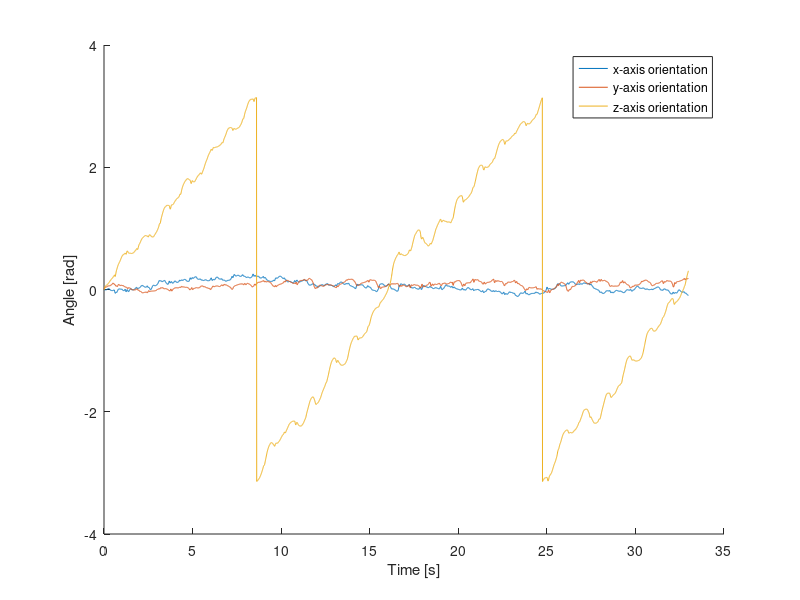

Source code (MATLAB): (Note: this script raises an error after producing the figure.)
%% Homework 2
clc, close all, clear all

%% 1.a

load('HW2.1.mat');
fs = 1/(timestep(2)-timestep(1));
T = 1/fs;

%% 1.a.3

angles = zeros(size(G));
for n = 2:length(angles)
    angles(:, n) = angles(:, n-1) + G(:, n)/fs;
end

for n = 0:0.001:3.14
    aa = [cos(n) 0 sin(n); 0 1 0 ; -sin(n) 0 cos(n)]*angles;
    avgang(round(1+1000*n)) = mean(abs(aa(1, :)));
end
[~, rotang1] = min(avgang);
rotang1 = rotang1/1000;
rotmat1 = [cos(rotang1) 0 sin(rotang1); 0 1 0 ; -sin(rotang1) 0 cos(rotang1)];
angles = rotmat1*angles;
angles = mod(angles+pi, 2*pi) - pi;
G_rot = rotmat1*G;

figure(3); hold on;
plot(timestep, angles')
xlabel('Time [s]'); ylabel('Angle [rad]')
legend('x-axis orientation', 'y-axis orientation', 'z-axis orientation')

%% 1.a.1



Acc = rotmat1*A;

A_abs = sum(Acc.^2).^0.5;
A_abshorz = sum(Acc(1:2, :).^2).^0.5; % absolute value of the acceleration on the horizontal plane
A_locmean = movmean(A_abshorz, [15 15]);
A_locvariance = movmean((A_abshorz - A_locmean).^2, [15 15]);

h = [1/2 1/2];
binomialCoeff = conv(h,h);
for n = 1:150
    binomialCoeff = conv(binomialCoeff,h);
end

[peak, peakind] = findpeaks(conv(A_locvariance, binomialCoeff));
[vall, vallind] = findpeaks(-conv(A_locvariance, binomialCoeff));
vall = -vall;

N_steps = length(vall);     % this is the estimated number of steps


figure(1);
hold on;
plot(peakind, peak, 'o')
plot(vallind, vall, 'o')
plot([zeros(1, (length(binomialCoeff)-1)/2) A_locvariance])
plot(conv(A_locvariance, binomialCoeff))
xlabel('Time instants'); ylabel('Local acceleration variance [m^2 s^-4]');
legend('Local acc. var. peaks', 'Local acc. var. valleys', 'Local acc. variance', 'Smoothed loc. acc. var.')

%% 1.a.2


Atilde = lowpass(A_abshorz, 3, fs);

aux1 = movmax(Atilde, 15);
aux2 = movmin(Atilde, 15);
for n = 1:length(vall)    
    SL(n) = (aux1(vallind(n)-(length(binomialCoeff)-1)/2) - aux2(vallind(n)-(length(binomialCoeff)-1)/2))^0.25;
end
SL = SL/mean(SL)*0.8;

figure(2)
hold on;
plot(mean(SL)*ones(size(SL)), ':')
plot(SL, 'o')
plot(SL, '-.')
ylim([0, max(SL)+0.2])
legend('Avg. step length')
xlabel('Step number'); ylabel('Step length')

%% 1.a.4

positions = zeros(2, N_steps+1);
for i = 1:N_steps
    positions(1, 1+i) = positions(1, i) + SL(i)*cos(angles(3, vallind(i)-(length(binomialCoeff)-1)/2));
    positions(2, 1+i) = positions(2, i) + SL(i)*sin(angles(3, vallind(i)-(length(binomialCoeff)-1)/2));
end
radius = sum(mean(positions').^2)^0.5;  % this is the radius of the positions 
% computing the LS circle parameters
ac=[positions(1, :)' positions(2, :)' ones(size(positions(1, :)'))]\[-(positions(1, :)'.^2+positions(2, :)'.^2)];
xc = -.5*ac(1);
yc = -.5*ac(2);
R  =  sqrt((ac(1)^2+ac(2)^2)/4-ac(3));
ac=[positions(1, :)' positions(2, :)' ones(size(positions(1, :)'))]\[-(positions(1, :)'.^2+positions(2, :)'.^2)];
xc = -.5*ac(1);
yc = -.5*ac(2);
Rc  =  sqrt((ac(1)^2+ac(2)^2)/4-ac(3));
circle = [[xc+Rc.*cos(0:0.01:3.14) xc+Rc.*cos(3.14:-0.01:0)]', [yc+Rc.*sin(0:0.01:3.14) yc-Rc.*sin(3.14:-0.01:0)]']';


% plotting the positions
figure(4); hold on;
plot(positions(1, :), positions(2, :), '.-');
plot([xc+Rc.*cos(0:0.01:3.14) xc+Rc.*cos(3.14:-0.01:0)] , [yc+Rc.*sin(0:0.01:3.14) yc-Rc.*sin(3.14:-0.01:0)], ':black')
xlabel('x-axis [m]'); ylabel('y-axis [m]')
xlim([min(positions(1, :))-1, max(positions(1, :))+1])
ylim([min(positions(2, :))-1, max(positions(2, :))+1])
legend('Step by step est. trajectory')

%% 1.a.5

T = mean(timestep(vallind-(length(binomialCoeff)-1)/2)-[0; timestep(vallind(1:end-1)-(length(binomialCoeff)-1)/2)]);
P = [1 0 T 0; ...
     0 1 0 T; ...
     0 0 1 0; ...
     0 0 0 1];
H = [1 0 0 0; 0 1 0 0];
R = 1*diag([5 5]);
Ct = 10*diag([0.5 0.5 1 1]);
Cp = 10*Ct;
theta = zeros(4, 1);

for i = 2:N_steps
    % Prediction
    theta_k = P*theta;
    Cp_k = P*Cp*P' + Ct;    % variance of the predictions
    % Measurements
    Zk = H*theta_k;
    Sk = H*Cp_k*H' + R;
    % Update
    Gk = (Cp_k*H')*pinv(Sk); % KF gain
    E_k = positions(:, i) - Zk;
    theta_k1 = theta_k + Gk*E_k;
    Cp_k1 = (eye(4) - Gk*H)*Cp_k;
    
    Pest(i, :) = theta_k1;
    
    theta = theta_k1;
    Cp = Cp_k1;
    
end

RMSEtraj = 0;
for i = 1:length(Pest)
    RMSEtraj = RMSEtraj + min((sum((Pest(i, 1:2) - circle')'.^2)).^0.5)/length(Pest);
end

figure(5); hold on;
plot(positions(1, :), positions(2, :), '.-');
plot(Pest(:, 1), Pest(:, 2))
legend('Pedestrian traj.', 'KF Tracked traj.');
xlim([min(positions(1, :))-1, max(positions(1, :))+1])
ylim([min(positions(2, :))-1, max(positions(2, :))+1])

%% 2.a

ts = 1/fs;   % sampling period

sigma_ah = mean((A_abshorz - mean(A_abshorz)).^2);
sigma_g = mean((G_rot(3, :) - mean(G_rot(3, :))).^2);

theta = [0 0 1.5 0 mean(G_rot(3,:)) mean(A_abshorz)]';   % xposition -yposition - abs.speed - 
Var = diag([sigma_ah sigma_g]);
H   = [ 0 0 0 0 0 1; ...
        0 0 0 0 1 0];
F_k = zeros(length(theta));
F_k(1,1) = 1;
F_k(2,2) = 1;
F_k(1,3) = ts*cos(theta(4));
F_k(1,4) = ts*sin(theta(4));
F_k(2,3) = -(ts*theta(3) + ts^2/2*theta(6))*sin(theta(4));
F_k(2,4) =  (ts*theta(3) + ts^2/2*theta(6))*cos(theta(4));
F_k(3,6) = ts;
F_k(4,5) = ts;

Ct = zeros(length(theta));
Ct(1,1) = ts^5/20*(Var(2,2)*(theta(3)*sin(theta(4)))^2 + Var(1,1)*(theta(3)*cos(theta(4)))^2);
Ct(1,2) = ts^5/20*sin(theta(4))*cos(theta(4))*(Var(1,1) - Var(2,2)*theta(3)^2);
Ct(1,3) = ts^4/8*Var(1,1)*cos(theta(4));
Ct(1,4) = - ts^4/8*Var(2,2)*theta(3)*sin(theta(4));
Ct(1,5) = - ts^3/6*Var(2,2)*theta(3)*sin(theta(4));
Ct(1,6) = ts^3/6*Var(1,1)*cos(theta(4));
Ct(2,1) = Ct(1,2);
Ct(2,2) = ts^5/20*(Var(2,2)*(theta(3)*cos(theta(4)))^2 + Var(1,1)*(theta(3)*sin(theta(4)))^2);
Ct(2,3) = ts^4/8*Var(1,1)*sin(theta(4));
Ct(2,4) = ts^4/8*Var(2,2)*theta(3)*cos(theta(4));
Ct(2,5) = ts^3/6*Var(2,2)*theta(3)*cos(theta(4));
Ct(2,6) = ts^3/6*Var(1,1)*sin(theta(4));
Ct(3,1) = Var(1,1)*ts^4/8*cos(theta(4));
Ct(3,2) = Var(1,1)*ts^4/8*sin(theta(4));
Ct(3,3) = Var(1,1)*ts^3/3;
Ct(3,6) = Var(1,1)*ts^2/2;
Ct(4,1) = -Var(2,2)*ts^4/8*theta(3)*sin(theta(4));
Ct(4,2) = Var(2,2)*ts^4/8*theta(3)*cos(theta(4));
Ct(4,4) = Var(2,2)*ts^3/3;
Ct(4,5) = Var(2,2)*ts^2/2;
Ct(5,1) = -Var(2,2)*ts^3/6*theta(3)*sin(theta(4));
Ct(5,2) = Var(2,2)*ts^3/6*theta(3)*cos(theta(4));
Ct(5,4) = Var(2,2)*ts^2/2;
Ct(5,5) = Var(2,2)*ts;
Ct(6,1) = Var(1,1)*ts^3/6*cos(theta(4));
Ct(6,2) = Var(1,1)*ts^3/6*sin(theta(4));
Ct(6,3) = Var(1,1)*ts^2/2;
Ct(6,6) = Var(1,1)*ts;


R = diag([sigma_ah sigma_g]);

Pest = zeros(length(timestep), 2);  %estimated positions
Pest(1,:) = theta(1:2);
Vest = zeros(1, length(timestep));  % estimated velocity
Vest(1) = theta(3);
Cp = 10*Ct;
theta_k1 = theta;

for t = 2:length(timestep)
    %Prediction
    theta_k(1) = theta(1) + (theta(3)*ts + theta(6)*ts^2/2)*cos(theta(4)); %+ v(1);
    theta_k(2) = theta(2) + (theta(3)*ts + theta(6)*ts^2/2)*sin(theta(4)); %+ v(2);
    theta_k(3) = 0.8/T + theta(6)*ts;
    theta_k(4) = wrapToPi(theta(4) + theta(5)*ts); %+ v(4);
    theta_k(5) = wrapToPi(theta(5)); %+ v(5);
    theta_k(6) = theta(6); %+ v(6);
    if (size(theta_k) == [1 6])
        theta_k = theta_k';
    end
    Cp_k = F_k*Cp*F_k' + Ct;
    %Measurement prediction
    Zk = H*theta_k;
    %Predicted noise covariance
    Sk = H*Cp_k*H' + R;
    %Update
    %Kalman Gain
    G_k = (Cp_k*H')*pinv(Sk);
    E_k = [A_abshorz(t); G_rot(3,t-1)] - Zk;
    theta_k1 = theta_k + G_k*E_k;
    Cp_k1 = (eye(6) - G_k*H) * Cp_k;
    %Actual position estimation
    Pest(t,:) = theta_k1(1:2)';
    Sest(t) = theta_k1(3);
    %Update of the new prior variables and matrices
    theta = theta_k1;
    Cp = Cp_k1;
    
    F_k = zeros(length(theta));
    F_k(1,1) = 1;
    F_k(2,2) = 1;
    F_k(1,3) = ts*cos(theta(4));
    F_k(1,4) = ts*sin(theta(4));
    F_k(2,3) = -(ts*theta(3) + ts^2/2*theta(6))*sin(theta(4));
    F_k(2,4) =  (ts*theta(3) + ts^2/2*theta(6))*cos(theta(4));
    F_k(3,6) = ts;
    F_k(4,5) = ts;
    
    Ct = zeros(length(theta));
    Ct(1,1) = ts^5/20*(Var(2,2)*(theta(3)*sin(theta(4)))^2 + Var(1,1)*(theta(3)*cos(theta(4)))^2);
    Ct(1,2) = ts^5/20*sin(theta(4))*cos(theta(4))*(Var(1,1) - Var(2,2)*theta(3)^2);
    Ct(1,3) = ts^4/8*Var(1,1)*cos(theta(4));
    Ct(1,4) = - ts^4/8*Var(2,2)*theta(3)*sin(theta(4));
    Ct(1,5) = - ts^3/6*Var(2,2)*theta(3)*sin(theta(4));
    Ct(1,6) = ts^3/6*Var(1,1)*cos(theta(4));
    Ct(2,1) = Ct(1,2);
    Ct(2,2) = ts^5/20*(Var(2,2)*(theta(3)*cos(theta(4)))^2 + Var(1,1)*(theta(3)*sin(theta(4)))^2);
    Ct(2,3) = ts^4/8*Var(1,1)*sin(theta(4));
    Ct(2,4) = ts^4/8*Var(2,2)*theta(3)*cos(theta(4));
    Ct(2,5) = ts^3/6*Var(2,2)*theta(3)*cos(theta(4));
    Ct(2,6) = ts^3/6*Var(1,1)*sin(theta(4));
    Ct(3,1) = Var(1,1)*ts^4/8*cos(theta(4));
    Ct(3,2) = Var(1,1)*ts^4/8*sin(theta(4));
    Ct(3,3) = Var(1,1)*ts^3/3;
    Ct(3,6) = Var(1,1)*ts^2/2;
    Ct(4,1) = -Var(2,2)*ts^4/8*theta(3)*sin(theta(4));
    Ct(4,2) = Var(2,2)*ts^4/8*theta(3)*cos(theta(4));
    Ct(4,4) = Var(2,2)*ts^3/3;
    Ct(4,5) = Var(2,2)*ts^2/2;
    Ct(5,1) = -Var(2,2)*ts^3/6*theta(3)*sin(theta(4));
    Ct(5,2) = Var(2,2)*ts^3/6*theta(3)*cos(theta(4));
    Ct(5,4) = Var(2,2)*ts^2/2;
    Ct(5,5) = Var(2,2)*ts;
    Ct(6,1) = Var(1,1)*ts^3/6*cos(theta(4));
    Ct(6,2) = Var(1,1)*ts^3/6*sin(theta(4));
    Ct(6,3) = Var(1,1)*ts^2/2;
    Ct(6,6) = Var(1,1)*ts;

end

avgspeedEKF = mean(((Pest(2:end, 1) - Pest(1:end-1, 1)).^2 + (Pest(2:end, 2) - Pest(1:end-1, 2)).^2).^0.5/ts);

% computing the LS circle parameters
ac=[Pest(:, 1) Pest(:, 2) ones(size(Pest(:, 1)))]\[-(Pest(:, 1).^2+Pest(:, 2).^2)];
xc = -.5*ac(1);
yc = -.5*ac(2);
Rc  =  sqrt((ac(1)^2+ac(2)^2)/4-ac(3));
circle = [[xc+Rc.*cos(0:0.01:3.14) xc+Rc.*cos(3.14:-0.01:0)]', [yc+Rc.*sin(0:0.01:3.14) yc-Rc.*sin(3.14:-0.01:0)]']';

RMSEekf = 0;
for i = 1:length(Pest)
    RMSEekf = RMSEekf + min((sum((Pest(i, :) - circle')'.^2)).^0.5)/length(Pest);
end

figure(6); hold on;
plot(positions(1, :), positions(2, :), '.-');
plot(Pest(:, 1), Pest(:, 2))
plot([xc+Rc.*cos(0:0.01:3.14) xc+Rc.*cos(3.14:-0.01:0)] , [yc+Rc.*sin(0:0.01:3.14) yc-Rc.*sin(3.14:-0.01:0)], ':black')
legend('Pedestrian traj.', 'EKF Tracked traj.');
xlim([min(positions(1, :))-2, max(positions(1, :))+1])
ylim([min(positions(2, :))-1, max(positions(2, :))+2])
